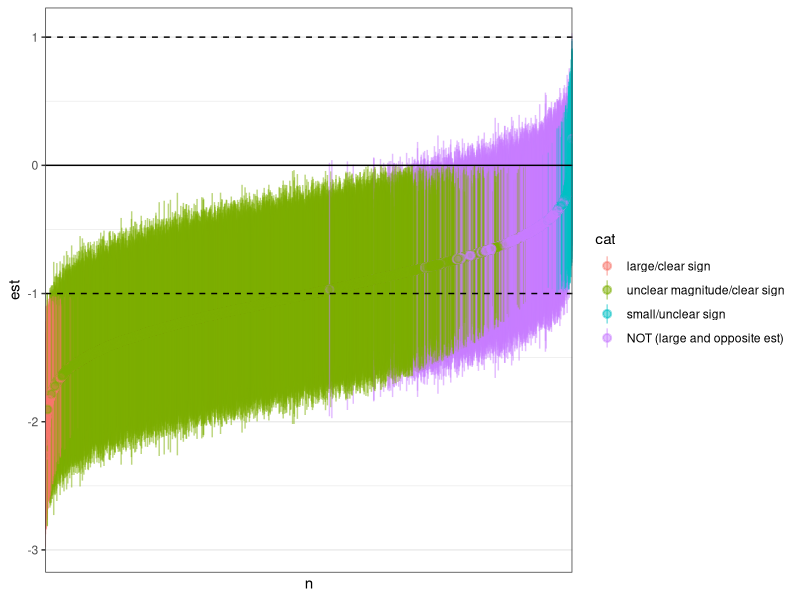
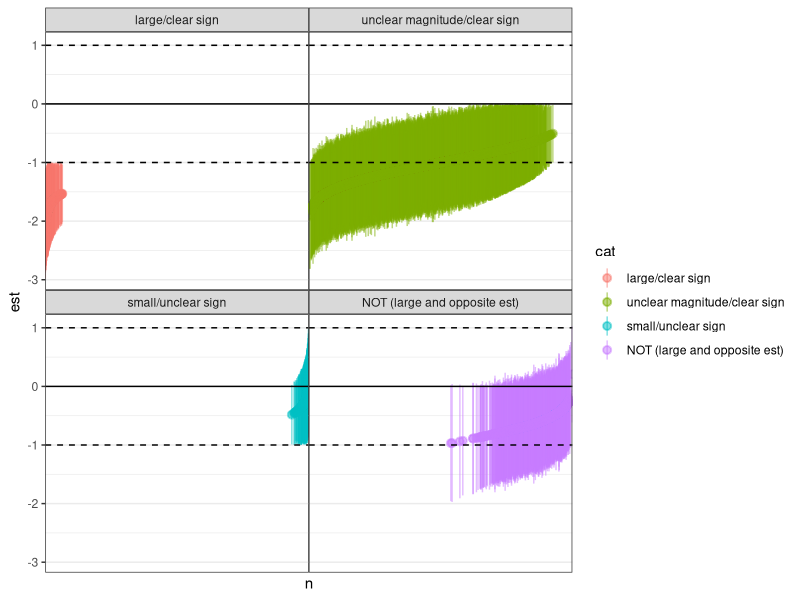

Reproduce these figures in R, in order.
## mostly trying to avoid tidyverse but ...
library(ggplot2); theme_set(theme_bw() + theme(panel.spacing=grid::unit(0, "lines")))
                 
## simulate a t-test-like comparison: what is the distribution of outcomes/
## probability of Dushoff outcomes
## https://dushoff.github.io/ResearchSandbox/clarStrength.Rout.pdf

## start by determing required n to get 80% power for a SESOI of 1 with SD 1
pp <- power.t.test(delta = 1, sd = 1, power = 0.8)
n <- ceiling(pp$n)  ## 17
tt <- power.t.test(delta = 1, sd = 1, n = n)
tt$power ## 0.807

## Q: what parameters are identifiable/jointly confounded in
## classic power analysis? e.g. delta and sd must be exchangeable
## since one is a scale parameter?

## two-group sim for equal-var t-test power/outcome calculation
simfun <- function(n, delta=1, sd=1, conf.level = 0.95, seed = NULL) {
    if (!is.null(seed)) set.seed(seed)
    x <- rnorm(2*n, mean = rep(c(0,delta), each =n), sd = sd)
    tt <- t.test(x[1:n], x[-(1:n)], conf.level = conf.level, var.equal = TRUE)
    with(tt, c(est = unname(-1*diff(estimate)),
                        lwr = conf.int[1], upr = conf.int[2]))
}    

levs <- c("large/clear sign",
          "unclear magnitude/clear sign",
          "small/clear sign",
          "small/unclear sign",
          "NOT (large and opposite est)",
          "unclear")

catfun <- function(x, s=1) {
    lwr <- x[2]
    upr <- x[3]
    ## adjust for symmetry? ci <- ci*sign(m); m <- abs(m)
    ## case-when?
    if (lwr>s || upr<(-s)) return(levs[1])
    if ((upr>s && lwr>0 && lwr<s) || (lwr<(-s) && upr<0 && upr>(-s))) return(levs[2])
    if ((lwr>0 && upr<s) || (upr<0 && lwr>(-s))) return(levs[3])
    if ((lwr>(-s) && lwr<0 && upr>0 && upr<s) ||
        (upr<s   && upr>0 && lwr>0 && upr>(-s))) return(levs[4])
    if ((lwr<0 && lwr>(-s) && upr>s) || (upr>0 && upr<s && lwr<(-s))) return(levs[5])
    if (lwr<(-s) && upr>s) return(levs[6])
}


set.seed(101)
system.time({
    ## using auto-simplify of replicate ...
    dd1 <- as.data.frame(t(replicate(10000, simfun(n=17))))
    dd1$cat <- apply(dd1, 1, catfun) |> factor(levels = levs)
})

## flip sign
## dd1 <- transform(dd1, lwr = sign(est)*lwr, upr = sign(est)*upr,
## est = abs(est))
## ordering for caterpillar plot
## alternately could arrange() and then fct_inorder
dd1$n <- reorder(factor(seq(nrow(dd1))), dd1$est)


print(gg0 <- ggplot(dd1, aes(n, est))
      + geom_pointrange(aes(colour = cat, ymin = lwr, ymax = upr),
                        alpha = 0.5)
      + geom_hline(yintercept = 0)
      + geom_hline(yintercept = c(-1, 1), linetype = 2)
      + scale_x_discrete(labels = NULL, breaks = NULL))

print(gg0 + facet_wrap(~cat))
## plot looks plausible

print(props <- table(dd1$cat) |> prop.table())
print(power <- sum(props[1:3]))

## what if the true effect size is twice the SESOI/powered effect size?
dd1$cat2 <- apply(dd1, 1, catfun, s=0.5) |> factor(levels = levs)
print(props2 <- table(dd1$cat2) |> prop.table())

## note: this is the body of the t-test power calculation
## where tsample is 1 for one-sample, 2 for two-sample
## tside is 1 for one-sided, 2 for two-sided
## (n is the number of samples *per group*)

## can we generalize this?

## nu <- pmax(1e-07, n - 1) * tsample   ## df
## qu <- qt(sig.level/tside, nu, lower.tail = FALSE)
## pt(qu, nu, ncp = sqrt(n/tsample) * delta/sd, lower.tail = FALSE) + 
##     pt(-qu, nu, ncp = sqrt(n/tsample) * delta/sd, 
##        lower.tail = TRUE)

## non-central t based on two different centers??

## our problem has *two* scales (we should be able to manipulate
##  the effect size and the cutoff separately!
## making effect size = SESOI = cutoff is (over?)simplifying the problem
